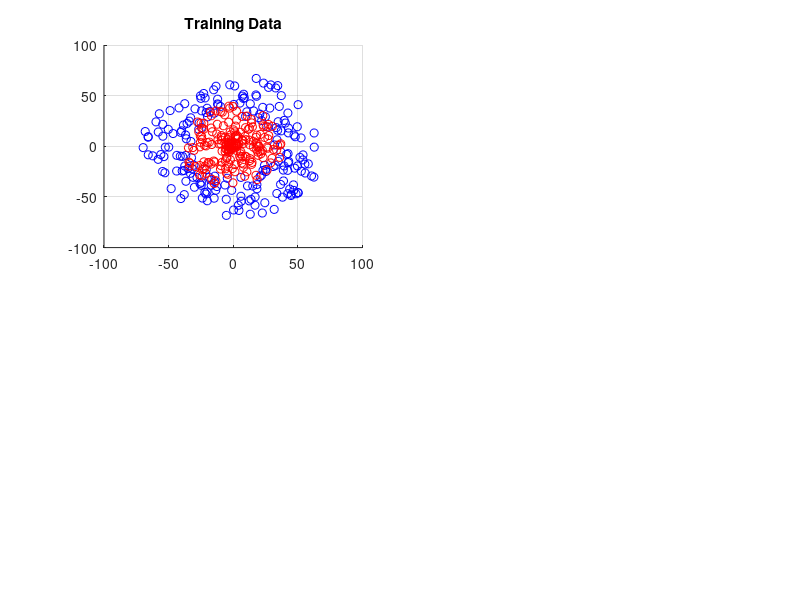

This figure's MATLAB source: (Note: this script raises an error after producing the figure.)
clear all; close all; clc;
% Make training data of two classes "red" and "blue"
% with 2 features for each sample (the position  x and y).
angle = rand(200,1)*2*pi; 
l = rand(200,1)*40+30; 
blue = [sin(angle).*l cos(angle).*l];

angle = rand(200,1)*2*pi; 
l = rand(200,1)*40;    
red = [sin(angle).*l cos(angle).*l];

% All the training data
datafeatures = [blue;red];
dataclass(1:200) = -1; 
dataclass(201:400) = 1;

% Show the data
figure 
subplot(2,2,1)
hold on;
grid on
plot(blue(:,1),blue(:,2),'bo'); 
plot(red(:,1),red(:,2),'ro');
title('Training Data');

% Use Adaboost to make a classifier
[classestimate,model] = adaboost_eval('train',datafeatures,dataclass,50);

% Training results
% Show results
bad = (classestimate(:)~=dataclass(:));
blue = datafeatures(classestimate==-1,:); 
red = datafeatures(classestimate==1,:);
I = zeros(161,161);
for i=1:length(model)
  if(model(i).dimension==1)
      if(model(i).direction==1)
          rec = [-80 -80 80+model(i).threshold 160];
      else
          rec = [model(i).threshold -80 80-model(i).threshold 160 ];
      end
  else
      if(model(i).direction==1)
          rec = [-80 -80 160 80+model(i).threshold];
      else
          rec = [-80 model(i).threshold 160 80-model(i).threshold];
      end
  end
  rec = round(rec);
  y = rec(1)+81:rec(1)+81+rec(3); 
  x = rec(2)+81:rec(2)+81+rec(4);
  I = I-model(i).alpha; 
  I(x,y) = I(x,y)+2*model(i).alpha;    
end
subplot(2,2,2)
%imshow(I,[]); 
%colorbar; 
%colormap('jet')
hold on
grid on
plot(blue(:,1),blue(:,2),'bo');
plot(red(:,1),red(:,2),'ro');
plot(datafeatures((bad==1),1),datafeatures((bad==1),2),'kx');

title('Training Data classified with adaboost model');

% Show the error verus number of weak classifiers
error = zeros(1,length(model)); 
for i=1:length(model)
    error(i) = model(i).error; 
end 
subplot(2,2,3) 
plot(error); 
grid on
title('Classification error versus number of weak classifiers');

% Make some test data
angle = rand(200,1)*2*pi; 
l = rand(200,1)*70; 
testdata = [sin(angle).*l cos(angle).*l];

% Classify the testdata with the trained model
testclass = adaboost_eval('apply', testdata, model);

% Show result
blue = testdata(testclass==-1,:); 
red = testdata(testclass==1,:);

% Show the data
subplot(2,2,4)
hold on
grid on
plot(blue(:,1),blue(:,2),'bo');
plot(red(:,1),red(:,2),'ro');
title('Test Data classified with adaboost model');